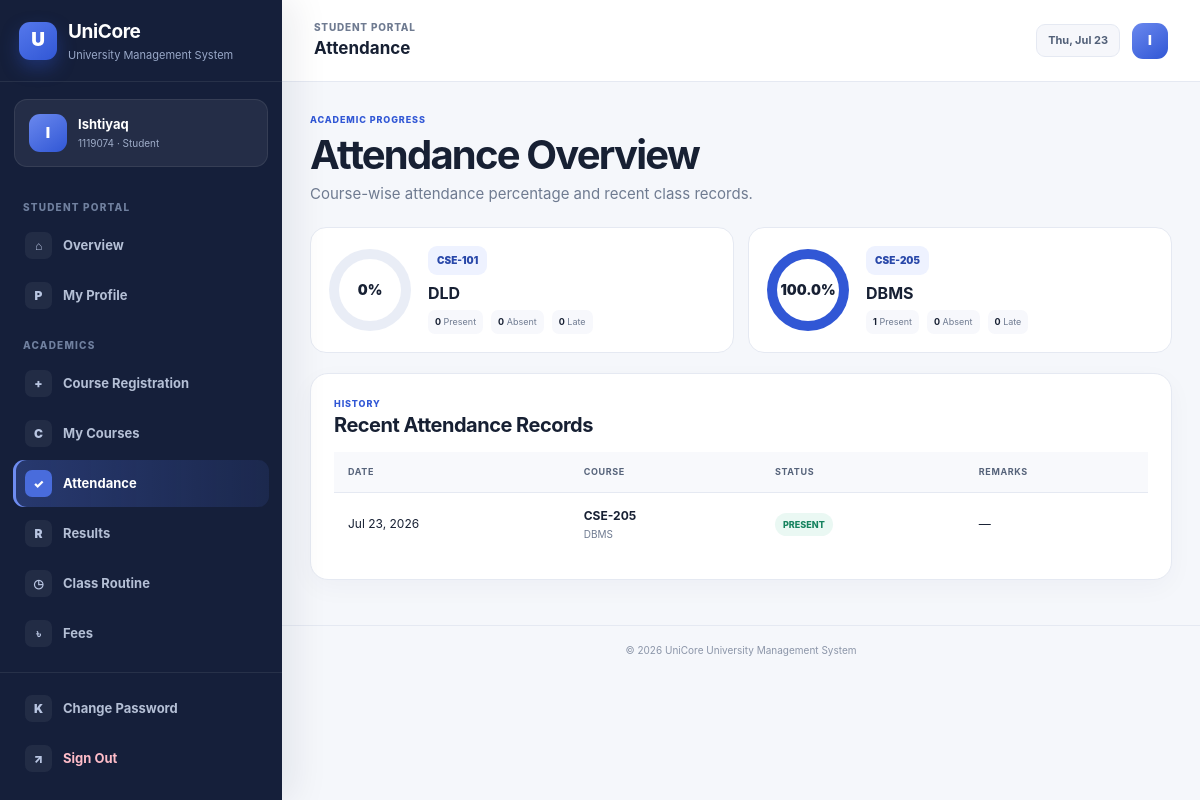
Page /student-portal/attendance/ (signed in) on the committed database.
### accounts/models.py (models this page shows, shortened)
class UserProfile(models.Model):
    ADMIN = "ADMIN"
    STUDENT = "STUDENT"
    TEACHER = "TEACHER"
    ROLE_CHOICES = [
        (ADMIN, "Administrator"),
        (STUDENT, "Student"),
        (TEACHER, "Teacher"),
    ]
    user = models.OneToOneField(
        settings.AUTH_USER_MODEL,
        on_delete=models.CASCADE,
        related_name="ums_profile",
    )
    role = models.CharField(max_length=10, choices=ROLE_CHOICES)
    reference_id = models.CharField(
        max_length=30,
        blank=True,
        help_text="Student ID from MySQL or Teacher ID from PostgreSQL.",
    )
    display_name = models.CharField(max_length=120, blank=True)
    created_at = models.DateTimeField(auto_now_add=True)
    updated_at = models.DateTimeField(auto_now=True)
    class Meta:
        ordering = ["role", "reference_id", "user__username"]
        constraints = [
            models.UniqueConstraint(
                fields=["role", "reference_id"],
                condition=~models.Q(reference_id=""),
                name="unique_role_reference_account",
            )
        ]

### academic/models.py (models this page shows, shortened)
class TimeStampedModel(models.Model):
    created_at = models.DateTimeField(auto_now_add=True)
    updated_at = models.DateTimeField(auto_now=True)
    class Meta:
        abstract = True

class Enrollment(TimeStampedModel):
    student_ref = models.CharField(max_length=30, help_text="Student ID from the MySQL student database")
    student_name = models.CharField(max_length=120)
    course = models.ForeignKey(Course, on_delete=models.CASCADE, related_name="enrollments")
    academic_year = models.CharField(max_length=9, default="2026-2027")
    semester = models.PositiveSmallIntegerField(choices=Course.SEMESTER_CHOICES, default=1)
    enrolled_on = models.DateField(auto_now_add=True)
    class Meta:
        ordering = ["-academic_year", "student_ref", "course__code"]
        constraints = [
            models.UniqueConstraint(
                fields=["student_ref", "course", "academic_year", "semester"],
                name="unique_student_course_enrollment",
            )
        ]

class Course(TimeStampedModel):
    SEMESTER_CHOICES = [(number, f"Semester {number}") for number in range(1, 13)]
    code = models.CharField(max_length=20, unique=True)
    title = models.CharField(max_length=150)
    credit = models.DecimalField(
        max_digits=4,
        decimal_places=1,
        default=Decimal("3.0"),
        validators=[MinValueValidator(Decimal("0.5")), MaxValueValidator(Decimal("12.0"))],
    )
    department = models.ForeignKey(Department, on_delete=models.PROTECT, related_name="courses")
    semester = models.PositiveSmallIntegerField(choices=SEMESTER_CHOICES, default=1)
    active = models.BooleanField(default=True)
    class Meta:
        ordering = ["department__code", "semester", "code"]

class Attendance(TimeStampedModel):
    PRESENT = "P"
    ABSENT = "A"
    LATE = "L"
    STATUS_CHOICES = [(PRESENT, "Present"), (ABSENT, "Absent"), (LATE, "Late")]
    enrollment = models.ForeignKey(Enrollment, on_delete=models.CASCADE, related_name="attendance_records")
    date = models.DateField()
    status = models.CharField(max_length=1, choices=STATUS_CHOICES, default=PRESENT)
    remarks = models.CharField(max_length=200, blank=True)
    class Meta:
        ordering = ["-date", "enrollment__student_ref"]
        constraints = [
            models.UniqueConstraint(fields=["enrollment", "date"], name="unique_daily_attendance")
        ]

### accounts/views.py (the view)
# urls.py: path("student-portal/attendance/", views.student_attendance_summary, name="student_attendance_summary"),
@student_required
def student_attendance_summary(request):
    profile, reference, student, database_online, display_name = _student_identity(request.user)
    enrollments = Enrollment.objects.filter(student_ref=reference).select_related("course")
    records = Attendance.objects.filter(enrollment__student_ref=reference).select_related("enrollment__course")
    rows = []
    for enrollment in enrollments:
        course_records = records.filter(enrollment=enrollment)
        totals = {item["status"]: item["total"] for item in course_records.values("status").annotate(total=Count("id"))}
        total = sum(totals.values())
        earned = totals.get(Attendance.PRESENT, 0) + totals.get(Attendance.LATE, 0) * 0.5
        rows.append(
            {
                "enrollment": enrollment,
                "present": totals.get(Attendance.PRESENT, 0),
                "absent": totals.get(Attendance.ABSENT, 0),
                "late": totals.get(Attendance.LATE, 0),
                "total": total,
                "rate": round((earned / total) * 100, 1) if total else 0,
            }
        )
    return render(
        request,
        "accounts/student_attendance.html",
        {
            "profile": profile,
            "student": student,
            "display_name": display_name,
            "rows": rows,
            "records": records[:50],
        },
    )

### accounts/context_processors.py (called while the page is built)
def role_context(request):
    return {
        "ums_role": get_user_role(request.user),
        "ums_profile": get_user_profile(request.user),
    }

### accounts/utils.py (called while the page is built)
def get_user_role(user):
    if not getattr(user, "is_authenticated", False):
        return None
    if user.is_superuser or user.is_staff:
        return UserProfile.ADMIN
    try:
        return user.ums_profile.role
    except UserProfile.DoesNotExist:
        return None

def get_user_profile(user):
    if not getattr(user, "is_authenticated", False):
        return None
    try:
        return user.ums_profile
    except UserProfile.DoesNotExist:
        return None

### accounts/views.py (called while the page is built)
def _student_identity(user):
    profile = get_user_profile(user)
    reference = profile.reference_id
    student = None
    database_online = True
    try:
        student = Student.objects.filter(student_id=reference).first()
        if student is None and str(reference).isdigit():
            student = Student.objects.filter(pk=int(reference)).first()
    except Exception:
        database_online = False
    display_name = student.name if student else (profile.display_name or user.username)
    return profile, reference, student, database_online, display_name

### accounts/templates/accounts/student_attendance.html (shortened to what this page needs)
{% extends "base.html" %}
{% block header_title %}Attendance{% endblock %}
{% block content %}
<div class="page-header"><div><span class="eyebrow">Academic Progress</span><h1>Attendance Overview</h1><p>Course-wise attendance percentage and recent class records.</p></div></div>
<div class="attendance-card-grid">
{% for row in rows %}<article class="attendance-card"><div class="attendance-ring" style="--value: {{ row.rate }}"><span>{{ row.rate }}%</span></div><div><span class="course-code">{{ row.enrollment.course.code }}</span><h3>{{ row.enrollment.course.title }}</h3><div class="attendance-counts"><span><strong>{{ row.present }}</strong> Present</span><span><strong>{{ row.absent }}</strong> Absent</span><span><strong>{{ row.late }}</strong> Late</span></div></div></article>{% empty %}<div class="panel empty-state">No attendance information is available.</div>{% endfor %}
</div>
<section class="panel table-panel"><div class="panel-head"><div><span class="eyebrow">History</span><h2>Recent Attendance Records</h2></div></div><div class="table-responsive"><table><thead><tr><th>Date</th><th>Course</th><th>Status</th><th>Remarks</th></tr></thead><tbody>{% for item in records %}<tr><td>{{ item.date|date:"M d, Y" }}</td><td><strong>{{ item.enrollment.course.code }}</strong><small class="table-subtitle">{{ item.enrollment.course.title }}</small></td><td><span class="status-pill {% if item.status == 'P' %}success{% elif item.status == 'A' %}danger{% else %}warning{% endif %}">{{ item.get_status_display }}</span></td><td>{{ item.remarks|default:"—" }}</td></tr>{% empty %}<tr><td colspan="4" class="empty-state">No attendance records.</td></tr>{% endfor %}</tbody></table></div></section>
{% endblock %}

### templates/base.html (shortened to what this page needs)
{% load static %}
<!DOCTYPE html>
<html lang="en">
<head>
  <link rel="stylesheet" href="{% static 'ums/css/style.css' %}?v=20260722-ui2">
</head>
<body class="{% if user.is_authenticated %}app-body{% else %}public-body{% endif %}">
{% if user.is_authenticated %}
  {% with current=request.resolver_match.url_name %}
  <div class="app-layout">
    <aside class="sidebar" data-sidebar>
      <div class="sidebar-brand">
        <a href="{% url 'portal_redirect' %}" class="brand-link">
          <span class="brand-symbol">U</span>
          <span><strong>UniCore</strong><small>University Management System</small></span>
        </a>
      </div>
      <div class="sidebar-profile">
        <span class="profile-avatar">{{ ums_profile.display_name|default:user.username|first|upper }}</span>
        <div><strong>{{ ums_profile.display_name|default:user.username }}</strong><small>{% if ums_role == "ADMIN" %}Administrator{% elif ums_role == "STUDENT" %}{{ ums_profile.reference_id }} · Student{% else %}{{ ums_profile.reference_id }} · Teacher{% endif %}</small></div>
      </div>
      <nav class="sidebar-nav" aria-label="Main navigation">
        {% if ums_role == "ADMIN" %}
          <span class="nav-section-label">Overview</span>
          <a class="nav-item {% if current == 'home' %}active{% endif %}" href="{% url 'home' %}"><span class="nav-icon">⌂</span><span>Dashboard</span></a>
          <span class="nav-section-label">Management</span>
          <a class="nav-item {% if current == 'student_list' or current == 'add_student' or current == 'edit_student' %}active{% endif %}" href="{% url 'student_list' %}"><span class="nav-icon">S</span><span>Students</span></a>
          <a class="nav-item {% if current == 'teacher_list' or current == 'add_teacher' or current == 'edit_teacher' %}active{% endif %}" href="{% url 'teacher_list' %}"><span class="nav-icon">T</span><span>Teachers</span></a>
          <a class="nav-item {% if current == 'academic_dashboard' or current == 'department_list' or current == 'course_list' or current == 'enrollment_list' or current == 'assignment_list' or current == 'attendance_list' or current == 'result_list' or current == 'fee_list' or current == 'routine_list' or current == 'notice_list' %}active{% endif %}" href="{% url 'academic_dashboard' %}"><span class="nav-icon">A</span><span>Academic</span></a>
          <a class="nav-item {% if current == 'library_list' or current == 'issue_list' %}active{% endif %}" href="{% url 'library_list' %}"><span class="nav-icon">L</span><span>Library</span></a>
          <a class="nav-item {% if current == 'bus_card_list' or current == 'bus_card_review' %}active{% endif %}" href="{% url 'bus_card_list' %}"><span class="nav-icon">B</span><span>Bus Cards</span></a>
          <a class="nav-item {% if current == 'account_list' or current == 'account_create' %}active{% endif %}" href="{% url 'account_list' %}"><span class="nav-icon">U</span><span>User Accounts</span></a>
          {% if user.is_staff %}<a class="nav-item" href="{% url 'admin:index' %}"><span class="nav-icon">⚙</span><span>System Admin</span></a>{% endif %}
        {% elif ums_role == "STUDENT" %}
          <span class="nav-section-label">Student Portal</span>
          <a class="nav-item {% if current == 'student_portal' %}active{% endif %}" href="{% url 'student_portal' %}"><span class="nav-icon">⌂</span><span>Overview</span></a>
          <a class="nav-item {% if current == 'student_profile' %}active{% endif %}" href="{% url 'student_profile' %}"><span class="nav-icon">P</span><span>My Profile</span></a>
          <span class="nav-section-label">Academics</span>
          <a class="nav-item {% if current == 'student_course_registration' %}active{% endif %}" href="{% url 'student_course_registration' %}"><span class="nav-icon">+</span><span>Course Registration</span></a>
          <a class="nav-item {% if current == 'student_courses' %}active{% endif %}" href="{% url 'student_courses' %}"><span class="nav-icon">C</span><span>My Courses</span></a>
          <a class="nav-item {% if current == 'student_attendance_summary' %}active{% endif %}" href="{% url 'student_attendance_summary' %}"><span class="nav-icon">✓</span><span>Attendance</span></a>
          <a class="nav-item {% if current == 'student_results' %}active{% endif %}" href="{% url 'student_results' %}"><span class="nav-icon">R</span><span>Results</span></a>
          <a class="nav-item {% if current == 'student_routine' %}active{% endif %}" href="{% url 'student_routine' %}"><span class="nav-icon">◷</span><span>Class Routine</span></a>
          <a class="nav-item {% if current == 'student_fees' %}active{% endif %}" href="{% url 'student_fees' %}"><span class="nav-icon">৳</span><span>Fees</span></a>
        {% endif %}
      </nav>
      <div class="sidebar-footer">
        <a class="nav-item {% if current == 'change_password' %}active{% endif %}" href="{% url 'change_password' %}"><span class="nav-icon">K</span><span>Change Password</span></a>
        <form method="post" action="{% url 'logout' %}">{% csrf_token %}<button class="nav-item logout-item" type="submit"><span class="nav-icon">↗</span><span>Sign Out</span></button></form>
      </div>
    </aside>
    <div class="app-main">
      <header class="app-header">
        <div class="header-left">
          <div><span class="header-kicker">{% if ums_role == 'ADMIN' %}Administration{% elif ums_role == 'STUDENT' %}Student Portal{% else %}Faculty Portal{% endif %}</span><strong>{% block header_title %}University Management System{% endblock %}</strong></div>
        </div>
        <div class="header-actions"><span class="date-chip">{% now "D, M d" %}</span><span class="header-avatar">{{ ums_profile.display_name|default:user.username|first|upper }}</span></div>
      </header>
      <main class="app-content">
        {% block content %}{% endblock %}
      </main>
      <footer class="app-footer">© {% now "Y" %} UniCore University Management System</footer>
    </div>
  </div>
  {% endwith %}
{% endif %}
</body>
</html>

### rows in the picture
UserProfile: display_name|first "I", display_name "Ishtiyaq", reference_id "1119074"
Enrollment: rate "0", enrollment.course.code "CSE-101", enrollment.course "DLD", present "0", absent "0", late "0"
Enrollment: rate "100.0", enrollment.course.code "CSE-205", enrollment.course "DBMS", present "1", absent "0", late "0"
Attendance: date "Jul 23, 2026", enrollment.course.code "CSE-205", enrollment.course "DBMS", status "PRESENT", remarks "—"
